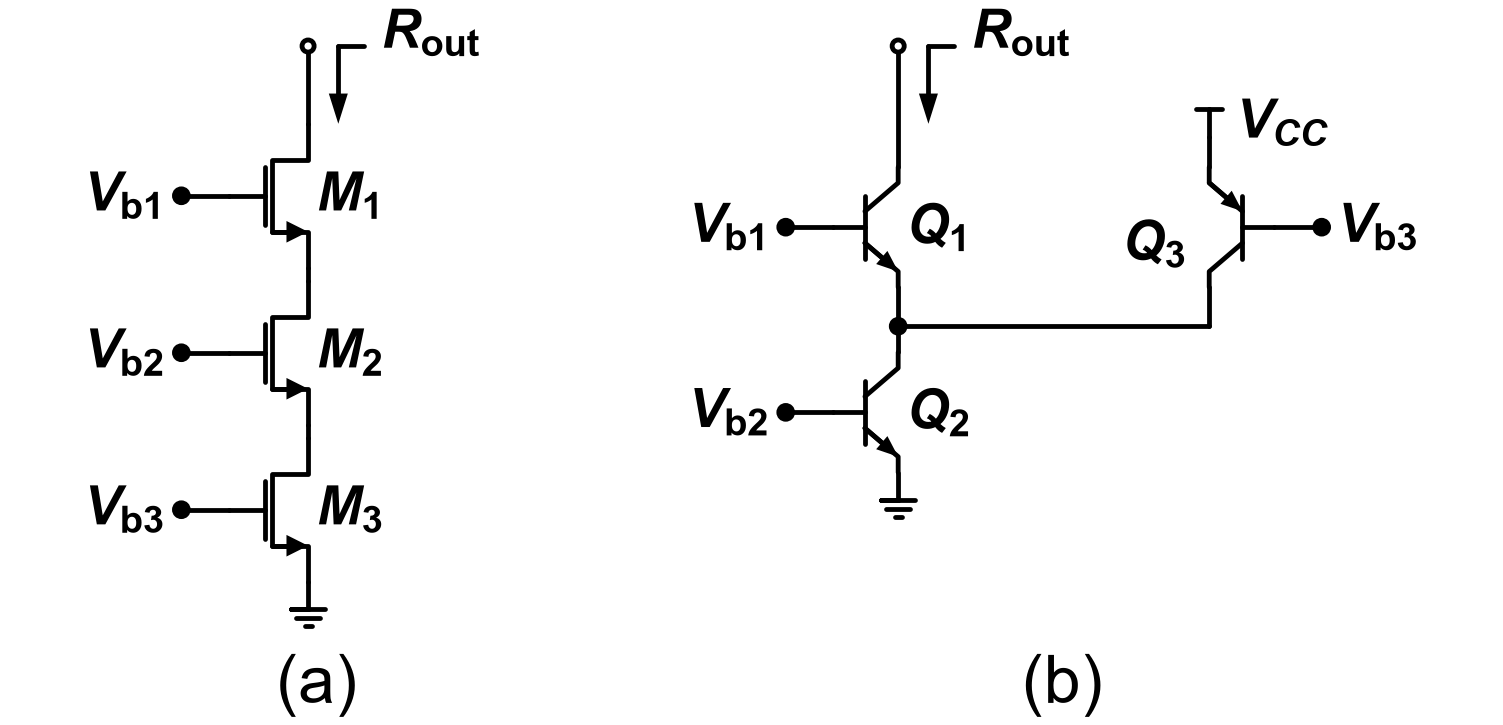

Write the Python code that produced this figure.
"""2017-1 중간 (D반) Q1 — 기준: Q1.md '회로 — Fig Q1(a)', '회로 — Fig Q1(b)'."""
import schemdraw.elements as elm
from schem_style import GATE_LEAD, OPEN_R, caption, dot, gate_terminal, new_drawing, nmos

GAP = 0.2       # 소자 라벨과 기호 사이 간격
OUT_Y = 6.9     # out 개방 원 높이
CAP_Y = -0.6    # 캡션 높이


def bjt(d, cls, at, anchor, mirror=False, label=None, loc=None):
    """베이스 왼쪽(mirror면 오른쪽). npn은 컬렉터 위, pnp는 이미터 위."""
    e = cls().right()
    if mirror:
        e = e.reverse()
    e = e.anchor(anchor).at(at)
    if label:
        e = e.label(label, loc=loc or ("left" if mirror else "right"))
    return d.add(e)


def out_terminal(d, x, y_top):
    """세로선 위 끝의 out 개방 원과, 도선 오른쪽의 ┌ 꺾인 R_out 화살표(아래 방향)."""
    d.add(elm.Line().up().at((x, y_top)).toy(OUT_Y))
    dot(d, open_=True)
    xa = x + 0.35
    d.add(elm.Line().right().at((xa, OUT_Y)).length(0.3))
    d.add(elm.Arrow(arrowwidth=0.22, arrowlength=0.35).down().at((xa, OUT_Y)).length(0.9))
    d.add(elm.Label().right().at((xa + 0.4, OUT_Y + 0.05)).label(r"$R_\mathrm{out}$", halign="left"))


def panel_a(d, x0):
    x = x0 + GATE_LEAD + 0.92          # 세 nmos의 드레인·소스 줄
    m1 = nmos(d, at=(x, 6.0), anchor="drain", label=r"$M_\mathrm{1}$")
    d.add(elm.Line().down().at(m1.source).length(0.15))
    m2 = nmos(d, at=d.here, anchor="drain", label=r"$M_\mathrm{2}$")
    d.add(elm.Line().down().at(m2.source).length(0.15))
    m3 = nmos(d, at=d.here, anchor="drain", label=r"$M_\mathrm{3}$")
    d.add(elm.Ground().at(m3.source).scale(0.8))
    for m, name in ((m1, "1"), (m2, "2"), (m3, "3")):
        gate_terminal(d, m.gate, rf"$V_\mathrm{{b{name}}}$")
    out_terminal(d, x, m1.drain.y)
    caption(d, (x, CAP_Y), "(a)")


def panel_b(d, x0):
    x1 = x0 + GATE_LEAD + 0.75         # Q1·Q2 줄
    x3 = x1 + 3.6                      # Q3 줄
    q1 = bjt(d, elm.BjtNpn, (x1, 5.5), "collector", label=r"$Q_\mathrm{1}$")
    d.add(elm.Line().down().at(q1.emitter).length(0.45)); n1 = dot(d)
    d.add(elm.Line().down().at(n1.center).length(0.3))
    q2 = bjt(d, elm.BjtNpn, d.here, "collector", label=r"$Q_\mathrm{2}$")
    d.add(elm.Ground().at(q2.emitter).scale(0.8))
    gate_terminal(d, q1.base, r"$V_\mathrm{b1}$")
    gate_terminal(d, q2.base, r"$V_\mathrm{b2}$")
    out_terminal(d, x1, q1.collector.y)
    # Q3: Q1 높이, pnp 좌우 반전. 이미터 → V_CC, 베이스 → V_b3, 컬렉터 → n1
    q3 = bjt(d, elm.BjtPnp, (x3, q1.collector.y), "emitter", mirror=True)
    d.add(elm.Line().up().at(q3.emitter).length(0.35))
    d.add(elm.Vdd().scale(0.8).label(r"$V_{CC}$", "right", ofst=GAP))
    gate_terminal(d, q3.base, r"$V_\mathrm{b3}$", right=True)
    d.add(elm.Line().down().at(q3.collector).toy(n1.center.y))
    d.add(elm.Line().left().tox(x1))
    d.add(elm.Label().right().at((x3 - 0.35, q3.center.y - 0.3)).label(r"$Q_\mathrm{3}$", halign="right"))
    caption(d, ((x1 + x3) / 2, CAP_Y), "(b)")


def draw():
    d = new_drawing()
    panel_a(d, 0)
    panel_b(d, 7.0)
    return d
